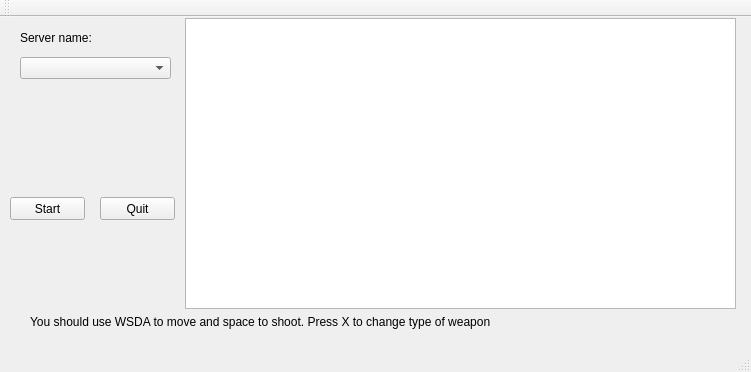
<?xml version="1.0" encoding="UTF-8"?>
<ui version="4.0">
 <class>ServerTankWindow</class>
 <widget class="QMainWindow" name="ServerTankWindow">
  <property name="geometry">
   <rect>
    <x>0</x>
    <y>0</y>
    <width>751</width>
    <height>372</height>
   </rect>
  </property>
  <property name="windowTitle">
   <string>ServerTankWindow</string>
  </property>
  <widget class="QWidget" name="centralWidget">
   <widget class="QLabel" name="hostLabel">
    <property name="geometry">
     <rect>
      <x>20</x>
      <y>10</y>
      <width>131</width>
      <height>21</height>
     </rect>
    </property>
    <property name="text">
     <string>Server name:</string>
    </property>
   </widget>
   <widget class="QComboBox" name="hostCombo">
    <property name="geometry">
     <rect>
      <x>20</x>
      <y>40</y>
      <width>151</width>
      <height>22</height>
     </rect>
    </property>
   </widget>
   <widget class="QPushButton" name="startButton">
    <property name="geometry">
     <rect>
      <x>10</x>
      <y>180</y>
      <width>75</width>
      <height>23</height>
     </rect>
    </property>
    <property name="text">
     <string>Start</string>
    </property>
   </widget>
   <widget class="QLabel" name="statusLabel">
    <property name="geometry">
     <rect>
      <x>20</x>
      <y>70</y>
      <width>151</width>
      <height>91</height>
     </rect>
    </property>
    <property name="text">
     <string/>
    </property>
   </widget>
   <widget class="QGraphicsView" name="graphicsView">
    <property name="geometry">
     <rect>
      <x>185</x>
      <y>1</y>
      <width>551</width>
      <height>291</height>
     </rect>
    </property>
   </widget>
   <widget class="QPushButton" name="quitButton">
    <property name="geometry">
     <rect>
      <x>100</x>
      <y>180</y>
      <width>75</width>
      <height>23</height>
     </rect>
    </property>
    <property name="text">
     <string>Quit</string>
    </property>
   </widget>
   <widget class="QLabel" name="label">
    <property name="geometry">
     <rect>
      <x>30</x>
      <y>290</y>
      <width>721</width>
      <height>31</height>
     </rect>
    </property>
    <property name="text">
     <string>&lt;html&gt;&lt;head/&gt;&lt;body&gt;&lt;p&gt;You should use WSDA to move and space to shoot. Press X to change type of weapon&lt;/p&gt;&lt;/body&gt;&lt;/html&gt;</string>
    </property>
   </widget>
  </widget>
  <widget class="QMenuBar" name="menuBar">
   <property name="geometry">
    <rect>
     <x>0</x>
     <y>0</y>
     <width>751</width>
     <height>21</height>
    </rect>
   </property>
  </widget>
  <widget class="QToolBar" name="mainToolBar">
   <attribute name="toolBarArea">
    <enum>TopToolBarArea</enum>
   </attribute>
   <attribute name="toolBarBreak">
    <bool>false</bool>
   </attribute>
  </widget>
  <widget class="QStatusBar" name="statusBar"/>
 </widget>
 <layoutdefault spacing="6" margin="11"/>
 <resources/>
 <connections/>
</ui>
